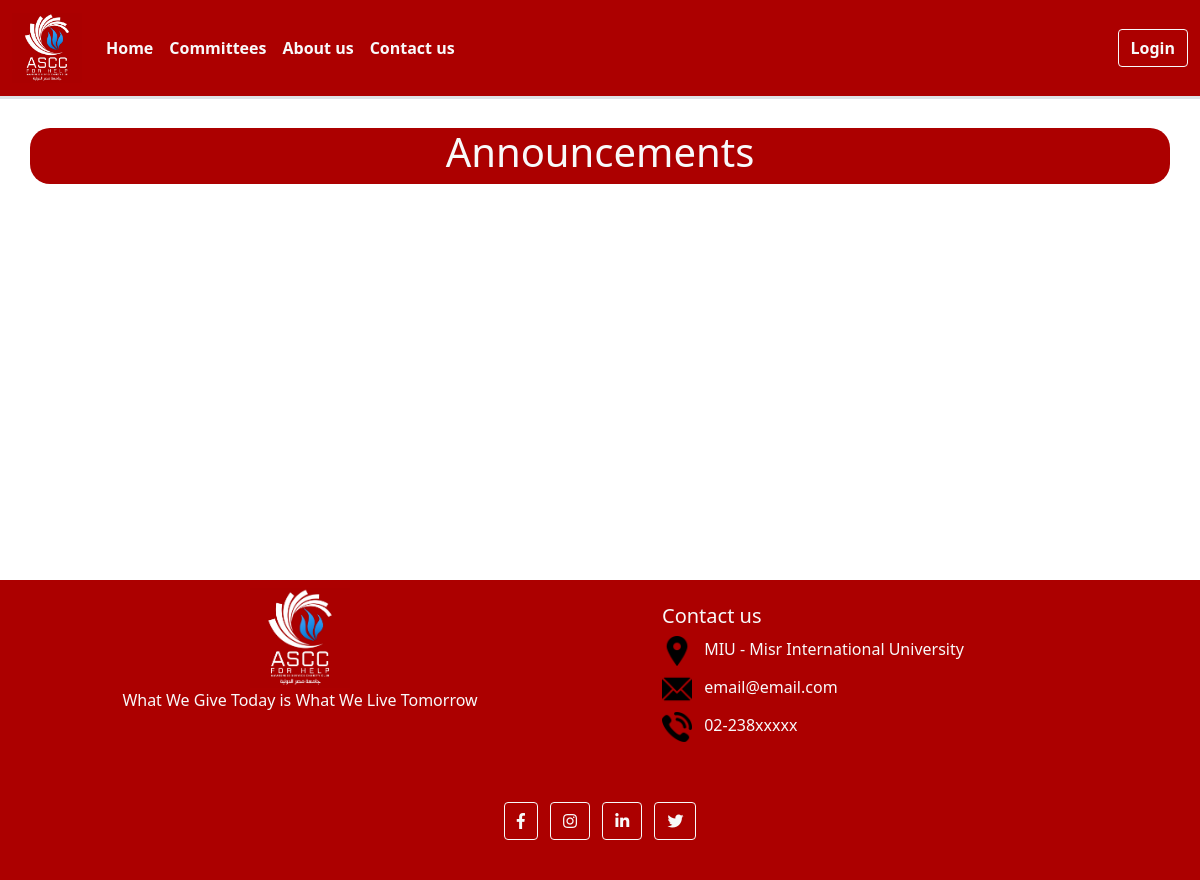
The page /announcements on the database as committed earlier.
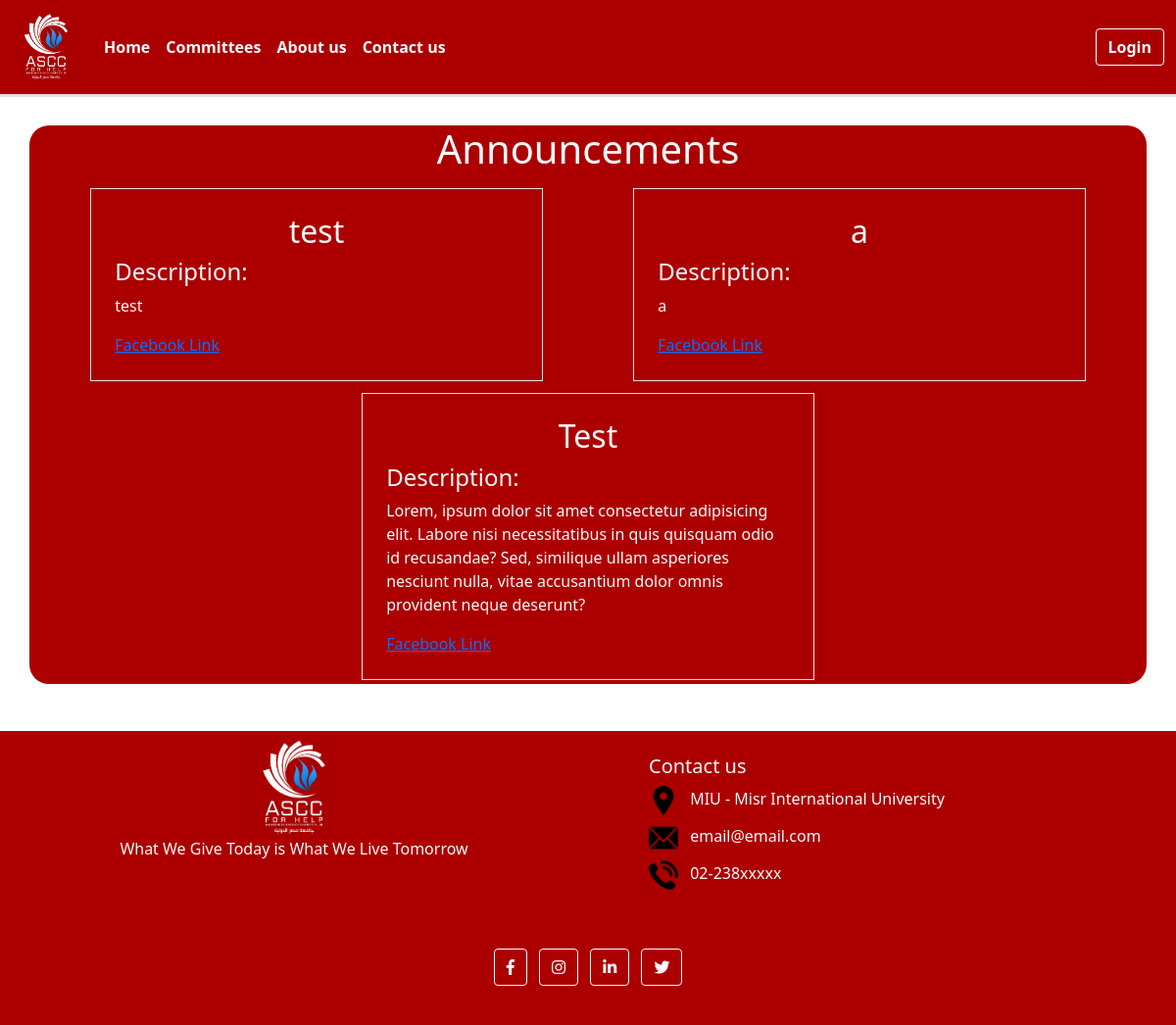
The same page on the database as committed later.
### Asec/models.py (models this page shows, shortened)
class announcements(models.Model):
    name= models.CharField(max_length=50)
    description = models.CharField(max_length=255)
    facebookLink=models.CharField(max_length=150)

### Asec/views.py (the view)
# urls.py: path("announcements", views.events, name="announcements"),
def events(request):
    if request.method == 'GET':
        return render(request,"Announcements/announcements.html",{"announcements": announcements.objects.all()})

### Asec/Templates/Announcements/announcements.html (shortened to what this page needs)
{% extends "General/layout.html" %}
{% block content %}
<div
	class="container my-5 text-light"
	style="background-color: rgb(172, 0, 0); border-radius: 20px"
>
	<h1 class="text-center">Announcements</h1>
	{% for announcement in announcements %}
      {% if forloop.counter0|divisibleby:2 %}
        <div class="row justify-content-around m-1 h-auto" >
            <div class="col-lg-5 border mt-2 p-4 text-light">
              	<h2 class="text-center">{{announcement.name}}</h2>
				<h4>Description:</h4>
			  	<p>{{announcement.description}}</p>
				<a href="{{announcement.facebookLink}}">Facebook Link</a>
            </div>
      {%else%}
	  <div class="col-lg-5 border mt-2 p-4 text-light">
		<h2 class="text-center">{{announcement.name}}</h2>
		<h4>Description:</h4>
		<p>{{announcement.description}}</p>
		<a href="{{announcement.facebookLink}}">Facebook Link</a>
	  </div>
	</div>
      {% endif %}
	  {% with i=announcements.count%}
		{% if forloop.counter0 == i|add:"-1"%}
			{% if forloop.counter0|divisibleby:2 %}
				</div>
			{% endif %}
		{% endif %}
	  {% endwith %}
    {% endfor%}
</div>
{% endblock %}

Rows that differ between the two databases and show on the page:
added announcements: name "test", description "test"
added announcements: name "a", description "a"
added announcements: name "Test", description "Lorem, ipsum dolor sit amet consectetur adipisicing elit. Labore nisi necessitatibus in quis quisquam odio id recusandae? Sed, similique ullam asperiores nesciunt nulla, vitae accusantium dolor omnis provident neque deserunt?"
